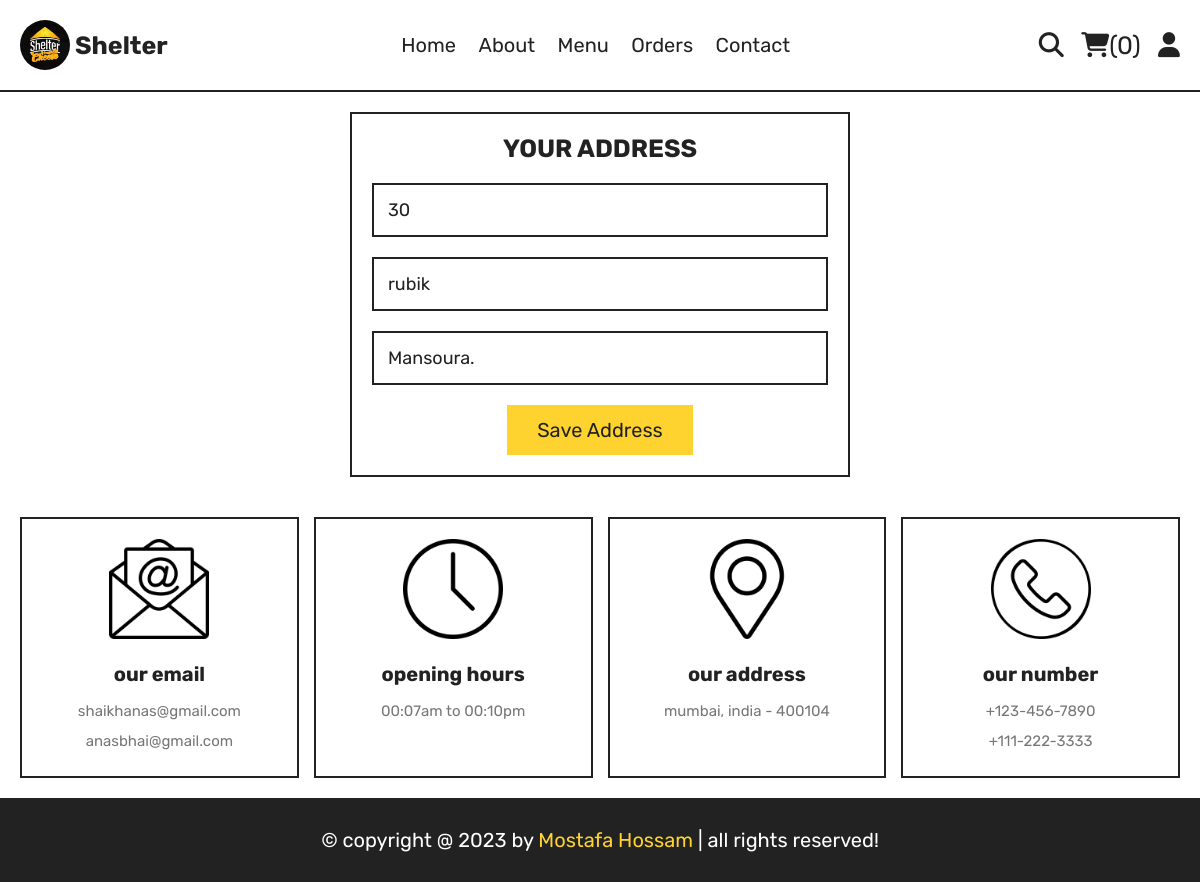
Screenshot of /update_address.php (signed in) with the database file from the repository.
### tables this page shows
CREATE TABLE `users` (
  `user_id` int(11) NOT NULL,
  `user_name` varchar(100) NOT NULL,
  `user_email` varchar(100) NOT NULL,
  `user_number` varchar(12) NOT NULL,
  `user_password` varchar(255) NOT NULL,
  `user_address` varchar(200) NOT NULL DEFAULT 'xx',
  `user_register` date DEFAULT current_timestamp()
);

### components/user_session.php (called while the page is built, shortened)
<?php
if (isset($_SESSION['user_name']) && isset($_SESSION['user_id'])) {
    $user_id = $_SESSION['user_id'];
} else {
    header("location: login.php");
    exit();
}

### update_address.php (the view, shortened to what this page needs)
<?php
include_once("components/connection.php");
include_once("components/user_session.php");
$user_update = $connection->query("SELECT * FROM `users` WHERE `user_id`=$user_id");
$user_update = $user_update->fetch(PDO::FETCH_ASSOC);
$address = explode('-', $user_update['user_address']);
?>
<?php include_once("components/user_navbar.php"); ?>
<section class="form-container">
   <form action="" method="post">
      <h3>your address</h3>
      <input type="text" maxlength="50" value="<?php echo $address[0] ?>" placeholder="flat no. and building name" required class="box" name="flat">
      <input type="text" maxlength="50" value="<?php echo $address[1] ?>" placeholder="street name" required class="box" name="street">
      <input type="text" maxlength="50" value="<?php echo $address[2] ?>" placeholder="city name" required class="box" name="city">
      <button type="submit" class="btn" name="update_Adress">save address</button>
   </form>
</section>
<?php
include_once("components/user_footer.php");
?>

### css/style.css (style rules this page uses)
:root { --yellow: #fed330; --red: #e74c3c; --white: #fff; --black: #222; --light-color: #777; --border: 0.2rem solid var(--black); }
* { font-family: "Rubik", sans-serif; margin: 0; padding: 0; box-sizing: border-box; outline: none; border: none; text-decoration: none; transition: 0.2s linear; }
html { font-size: 62.5%; overflow-x: hidden; scroll-behavior: smooth; scroll-padding-top: 8rem; }
section { max-width: 1200px; margin: 0 auto; padding: 2rem; }
.delete-btn, .btn { display: inline-block; margin-top: 1rem; padding: 1.3rem 3rem; cursor: pointer; font-size: 2rem; text-transform: capitalize; }
.btn { background-color: var(--yellow); color: var(--black); }
.form-container form { max-width: 50rem; margin: 0 auto; border: var(--border); padding: 2rem; text-align: center; }
.form-container form h3 { margin-bottom: 1rem; font-size: 2.5rem; text-transform: uppercase; color: var(--black); }
.form-container form .box { margin: 1rem 0; padding: 1.4rem; color: var(--black); border: var(--border); font-size: 1.8rem; width: 100%; }

### rows the page displays
users: flat "30", street "rubik", city "Mansoura."

### other values shown
$count_product_in_cart "0"
